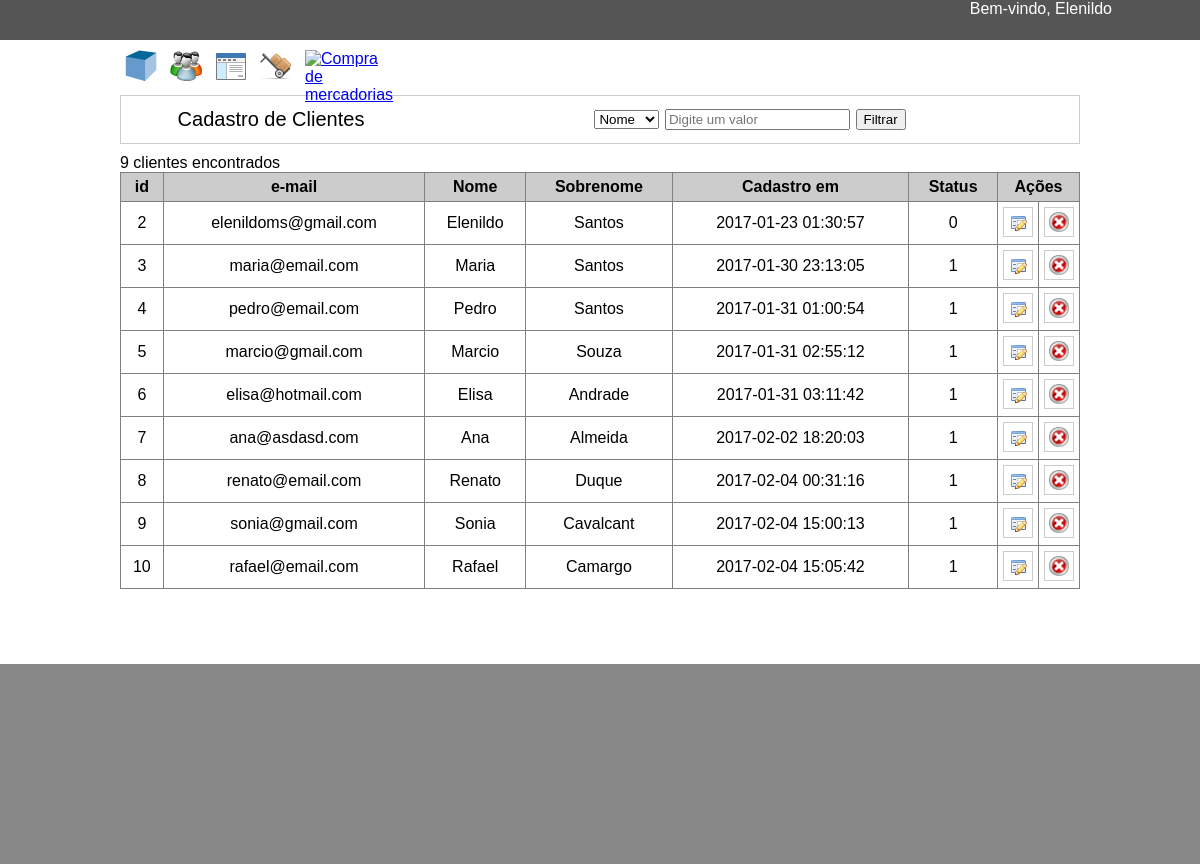
Page /admin/clientes.php (signed in) on the committed database.
### tables this page shows
CREATE TABLE `clientes` (
  `id` bigint(20) UNSIGNED NOT NULL,
  `email` varchar(128) NOT NULL,
  `nome` varchar(64) NOT NULL,
  `sobrenome` varchar(64) NOT NULL,
  `senha` varchar(32) NOT NULL,
  `ativo` tinyint(1) NOT NULL DEFAULT '1',
  `data` timestamp NOT NULL DEFAULT CURRENT_TIMESTAMP,
  `cpf` varchar(14) NOT NULL,
  `celular` varchar(15) NOT NULL,
  `telefone` varchar(15) NOT NULL,
  `cep` varchar(10) NOT NULL,
  `rua` varchar(128) NOT NULL,
  `numero` varchar(6) NOT NULL,
  `bairro` varchar(128) NOT NULL,
  `cidade` varchar(64) NOT NULL,
  `uf` varchar(2) NOT NULL
);

### admin/clientes.php (the view, shortened to what this page needs)
<!DOCTYPE html>
<?php include_once "../inc_conexao.php"; ?>
<html>
	<head>
		<link rel="stylesheet" href="css/estilo_adm.css">
	</head>
	<body>
		<div class="container">
			<div class="navbar_adm">
				<div style="float:left; width:300px; padding-top:12px;">
					<span>Cadastro de Clientes</span>
				</div>
				<form method="post" action="" style="padding-top:10px;">
					<select name="campo">
						<option value="nome">Nome</option>
					</select>
					<input type="text" placeholder="Digite um valor" name="busca">
					<button type="submit">Filtrar</button>
				</form>
			</div>
			<div class="listagem">
				<table cellpadding="5px" border="1" width="100%" style="border-collapse:collapse;">
					<tr bgcolor="#ccc">
						<th>id</th>
						<th>e-mail</th>
						<th>Nome</th>
						<th>Sobrenome</th>
						<th>Cadastro em</th>
						<th>Status</th>
						<th colspan="2">Ações</th>
					</tr>
				<?php
					if(isset($_POST["busca"]))
						$sql = 'SELECT * FROM clientes WHERE '. $_POST["campo"] .' like "%'. $_POST["busca"].'%"';
					else
						$sql = "SELECT * FROM clientes";
					$resultado = mysqli_query($conexao, $sql) or die(mysql_error());
					$total = mysqli_num_rows($resultado);
					for($i=0; $i<$total; $i++){
						$registro = mysqli_fetch_assoc($resultado);
						$id = $registro["id"];
				?>
					<tr align="center">
						<td><?php echo $id ?></td>
						<td><?php echo $registro["email"]?></td>
						<td><?php echo $registro["nome"]?></td>
						<td><?php echo $registro["sobrenome"]?></td>
						<td><?php echo $registro["data"]?></td>
						<td><?php echo $registro["ativo"]?></td>
						<td width="25px">
							<form method="get" action="cliente.php">
								<button type="submit" style="background: url('img/edit.png') no-repeat 5px 5px; width:30px; height:30px; border:1px solid #ccc;"></button>
							</form>
						</td>
						<td width="25px">
							<form method="post" action="" onSubmit='return confirm("Deseja excluir este registro?")'>
								<button type="submit" style="background: url('img/remove.png') no-repeat 4px 4px; width:30px; height:30px; border:1px solid #ccc;" ></button>
							</form>
						</td>
					</tr>
				<?php
					}
				?>
				</table>
			</div>
		</div>
	</body>
</html>

### admin/css/estilo_adm.css (style rules this page uses)
* { margin:0; font-family: Arial }
.container { margin:0 auto; width:80%; margin-top:10px; margin-bottom:10px; }
.barra_topo { width:100%; height:40px; background-color:#555; margin-bottom:5px; }
.barra_adm { margin:0 auto; width:80%; height:40px; }
.barra_btn { width:35px; height:35px; padding:5px; float:left; }
.navbar_adm { text-align:center; border:1px solid #ccc; font-size:20px; height:47px; }
.rodape { width:100%; height:200px; background-color:#888; float:left; }
.listagem { margin-top:10px; min-height:500px; width:100%; }

### rows in the picture
clientes: id "2", email "elenildoms@gmail.com", nome "Elenildo", sobrenome "Santos", data "2017-01-23 01:30:57", ativo "0"
clientes: id "3", email "maria@email.com", nome "Maria", sobrenome "Santos", data "2017-01-30 23:13:05", ativo "1"
clientes: id "4", email "pedro@email.com", nome "Pedro", sobrenome "Santos", data "2017-01-31 01:00:54", ativo "1"
clientes: id "5", email "marcio@gmail.com", nome "Marcio", sobrenome "Souza", data "2017-01-31 02:55:12", ativo "1"
clientes: id "6", email "elisa@hotmail.com", nome "Elisa", sobrenome "Andrade", data "2017-01-31 03:11:42", ativo "1"
clientes: id "7", email "ana@asdasd.com", nome "Ana", sobrenome "Almeida", data "2017-02-02 18:20:03", ativo "1"
clientes: id "8", email "renato@email.com", nome "Renato", sobrenome "Duque", data "2017-02-04 00:31:16", ativo "1"
clientes: id "9", email "sonia@gmail.com", nome "Sonia", sobrenome "Cavalcant", data "2017-02-04 15:00:13", ativo "1"
clientes: id "10", email "rafael@email.com", nome "Rafael", sobrenome "Camargo", data "2017-02-04 15:05:42", ativo "1"
